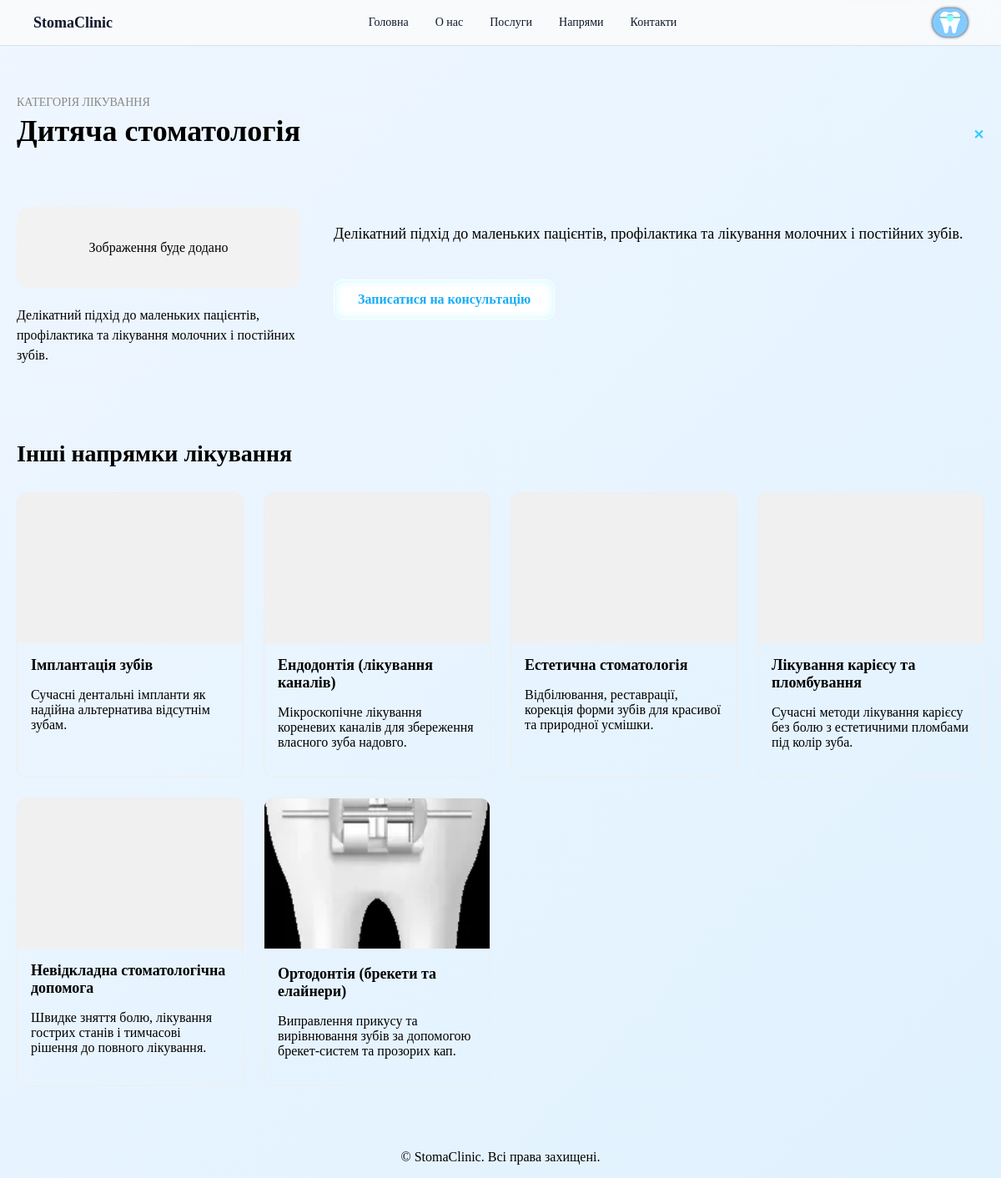
Screenshot of /treatments/dytiacha-stomatolohiia/ with the database file from the repository.
### booking/models.py (models this page shows, shortened)
class TreatmentCategory(models.Model):
    title = models.CharField("Назва категорії", max_length=255)
    slug = models.SlugField("URL-ключ", max_length=255, unique=True, blank=True)
    image = models.ImageField(
        "Зображення",
        upload_to="treatments/",
        blank=True,
        null=True,
        help_text="Фото напряму лікування. Якщо не у WEBP, буде автоматично конвертовано."
    )
    short_description = models.TextField(
        "Короткий опис",
        max_length=400,
        help_text="Використовується на картці (2–3 речення)."
    )
    full_description = models.TextField(
        "Повний опис",
        help_text="Основний текст статті для окремої сторінки."
    )
    point_1 = models.CharField("Пункт 1", max_length=255, blank=True)
    point_2 = models.CharField("Пункт 2", max_length=255, blank=True)
    point_3 = models.CharField("Пункт 3", max_length=255, blank=True)
    point_4 = models.CharField("Пункт 4", max_length=255, blank=True)
    services = models.ManyToManyField(
        "Service",
        blank=True,
        related_name="treatment_categories",
        verbose_name="Пов'язані послуги"
    )
    sort_order = models.PositiveIntegerField("Порядок сортування", default=0)
    is_active = models.BooleanField("Показувати на сайті", default=True)
    created_at = models.DateTimeField("Створено", default=timezone.now)
    class Meta:
        verbose_name = "Категорія лікування"
        verbose_name_plural = "Категорії лікування"
        ordering = ["sort_order", "-created_at"]

### booking/views.py (the view)
def treatment_category_detail(request, slug):
    category = get_object_or_404(
        TreatmentCategory,
        slug=slug,
        is_active=True,
    )
    related_services = category.services.filter(is_active=True).order_by("name") if hasattr(category, "services") else []
    other_categories = (
        TreatmentCategory.objects.filter(is_active=True)
        .exclude(id=category.id)
        .order_by("title")[:6]
    )
    return render(
        request,
        "booking/treatment_category_detail.html",
        {
            "category": category,
            "related_services": related_services,
            "other_categories": other_categories,
        },
    )

### booking/templates/booking/treatment_category_detail.html (shortened to what this page needs)
{% extends "base.html" %}
{% load static %}
{% block extra_css %}
  <link rel="stylesheet" href="{% static 'css/treatment-detail.css' %}">
{% endblock %}
{% block body_class %}page-treatment-detail{% endblock %}
{% block content %}
<section class="td-section">
  <div class="td-container">
    <div class="td-header">
      <div class="td-header-main">
        <p class="td-label">Категорія лікування</p>
        <h1 class="td-title">{{ category.title }}</h1>
      </div>
      <a href="{% url 'index' %}#landing-treatments" class="td-close" aria-label="Повернутися до списку напрямків">
        ✕
      </a>
    </div>
    <div class="td-layout">
      <aside class="td-aside">
        <div class="td-image-wrap">
          {% if category.image %}
            <img src="{{ category.image.url }}"
                 alt="{{ category.title }}"
                 loading="lazy"
                 class="td-image">
          {% else %}
            <div class="td-image-placeholder">
              <span>Зображення буде додано</span>
            </div>
          {% endif %}
        </div>
        {% if category.short_description %}
          <p class="td-short">
            {{ category.short_description }}
          </p>
        {% endif %}
      </aside>
      <div class="td-content">
        {% if category.short_description %}
          <div class="td-intro">
            {{ category.short_description|linebreaks }}
          </div>
        {% endif %}
        <div class="td-cta">
          <a href="{% url 'index' %}#online-booking" class="td-btn">
            Записатися на консультацію
          </a>
        </div>
      </div>
    </div>
    {% if other_categories %}
      <section class="td-other">
        <h2 class="td-other-title">Інші напрямки лікування</h2>
        <div class="td-other-grid">
          {% for item in other_categories %}
            <a href="{% url 'treatment_category_detail' item.slug %}" class="td-other-card">
              <div class="td-other-img-wrap">
                {% if item.image %}
                  <img src="{{ item.image.url }}"
                       alt="{{ item.title }}"
                       loading="lazy">
                {% else %}
                  <div class="td-other-placeholder"></div>
                {% endif %}
              </div>
              <div class="td-other-body">
                <h3>{{ item.title }}</h3>
                {% if item.short_description %}
                  <p>{{ item.short_description|truncatewords:18 }}</p>
                {% endif %}
              </div>
            </a>
          {% endfor %}
        </div>
      </section>
    {% endif %}
  </div>
</section>
{% endblock %}

### static/css/base.css (style rules this page uses)
body { margin: 0; }

### static/css/treatment-detail.css (style rules this page uses)
.td-section { padding: 60px 0; }
body { background: linear-gradient(135deg, #eff6ff, #e0f2fe); }
.td-container { max-width: 1280px; margin: 0 auto; padding: 0 20px; }
.td-header { display: flex; align-items: center; justify-content: space-between; margin-bottom: 40px; }
.td-label { font-size: 14px; text-transform: uppercase; color: #888; margin: 0; }
.td-title { font-size: 36px; margin-top: 5px; font-weight: 700; }
.td-close { font-size: 16px; color: #34ceff; text-decoration: none; font-weight: 600; }
.td-layout { display: grid; grid-template-columns: 340px 1fr; gap: 40px; }
.td-image-wrap { width: 100%; border-radius: 14px; overflow: hidden; }
.td-image-placeholder { background: #f2f2f2; padding: 40px; text-align: center; border-radius: 14px; }
.td-short { margin: 20px 0; font-size: 16px; line-height: 1.5; }
.td-intro { font-size: 18px; line-height: 1.6; margin-bottom: 30px; }
.td-cta { margin-top: 40px; }
.td-btn { display: inline-block; background: #ffffff; color: #17adf7; padding: 14px 28px; border-radius: 10px; text-decoration: none; font-weight: 600; box-shadow: inset 0px 0px 11px 0px rgb(7 232 255 / 22%); border: 1px solid #ffffff00; }
.td-other { margin-top: 70px; }
.td-other-title { font-size: 28px; font-weight: 700; margin-bottom: 30px; }
.td-other-grid { display: grid; grid-template-columns: repeat(auto-fill, minmax(260px, 1fr)); gap: 24px; }
.td-other-card { display: block; text-decoration: none; border-radius: 12px; overflow: hidden; border: 1px solid #eee; transition: 0.25s; color: #000000; }
.td-other-img-wrap img { width: 100%; height: 180px; object-fit: cover; }
.td-other-placeholder { width: 100%; height: 180px; background: #f0f0f0; }
.td-other-body { padding: 16px; }
.td-other-body h3 { margin: 0 0 6px 0; font-size: 18px; }

### rows the page displays
TreatmentCategory: title "Дитяча стоматологія", short_description "Делікатний підхід до маленьких пацієнтів, профілактика та лікування молочних і постійних зубів."
TreatmentCategory: title "Імплантація зубів", short_description "Сучасні дентальні імпланти як надійна альтернатива відсутнім зубам."
TreatmentCategory: title "Ендодонтія (лікування каналів)", short_description "Мікроскопічне лікування кореневих каналів для збереження власного зуба надовго."
TreatmentCategory: title "Естетична стоматологія", short_description "Відбілювання, реставрації, корекція форми зубів для красивої та природної усмішки."
TreatmentCategory: title "Лікування карієсу та пломбування", short_description "Сучасні методи лікування карієсу без болю з естетичними пломбами під колір зуба."
TreatmentCategory: title "Невідкладна стоматологічна допомога", short_description "Швидке зняття болю, лікування гострих станів і тимчасові рішення до повного лікування."
TreatmentCategory: image (picture), title "Ортодонтія (брекети та елайнери)", short_description "Виправлення прикусу та вирівнювання зубів за допомогою брекет-систем та прозорих кап."
